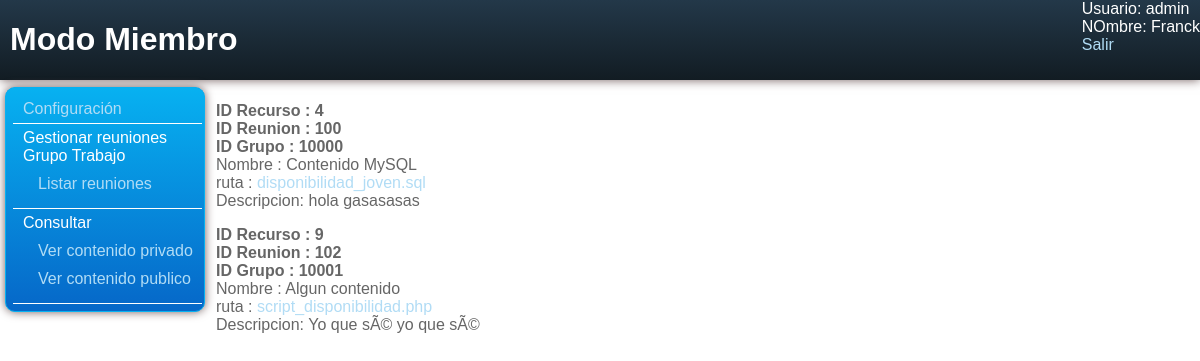
/miembro/consultar_contenidos_publico.php (signed in), run on the app's committed database.
### tables this page shows
CREATE TABLE IF NOT EXISTS `trecursos` (
  `idRecursos` int(10) NOT NULL AUTO_INCREMENT,
  `ruta` varchar(50) NOT NULL,
  `nombre` varchar(50) NOT NULL,
  `descripcion` varchar(500) NOT NULL,
  `esPublico` tinyint(1) NOT NULL DEFAULT '0',
  `idReuniones` int(10) NOT NULL,
  PRIMARY KEY (`idRecursos`)
);

CREATE TABLE IF NOT EXISTS `treuniones` (
  `idReuniones` int(10) NOT NULL AUTO_INCREMENT,
  `fecha` date NOT NULL,
  `descripcion` varchar(500) NOT NULL,
  `idGrupo` int(10) NOT NULL,
  PRIMARY KEY (`idReuniones`)
);

### web/misFuncionesMySQL.php (called while the page is built, shortened)
<?php
	function realizaConsultaCompleta($consulta){
		@$SERVIDOR_MYSQL = 'localhost';
		@$USUARIO_MYSQL  = 'usuario';
		@$PASS_MYSQL     = '148240';
		@$BBDD_MYSQL     = 'bd_abel';
		@$coneccion = mysql_connect($SERVIDOR_MYSQL,$USUARIO_MYSQL,$PASS_MYSQL);
		if ($coneccion) {
			if(mysql_select_db($BBDD_MYSQL,$coneccion)){
				$respuesta = mysql_query($consulta,$coneccion);
				return $respuesta;
			}
			else{
				echo 'La base de datos <b>'.$BBDD_MYSQL.'</b> No existe<br />';
			}
		}
		else{
			die('NO HA PODIDO CONECTARSE AL SERVIDOR MySQL '.mysql_error());
		}
		return FALSE;
	}
	function obtenerContenidosPublicos(){
		$consulta  = 'SELECT tRecursos.* ,tReuniones.idGrupo ';
		$consulta .= 'FROM  tReuniones, tRecursos ';
		$consulta .= 'WHERE tRecursos.esPublico    = 1 ';
		$consulta .= 'AND   tReuniones.idReuniones = tRecursos.idReuniones ';
		return realizaConsultaCompleta($consulta);
	}
?>

### web/miembro/consultar_contenidos_publico.php (the view, shortened to what this page needs)
<?php
	@$idUsuario  = $_SESSION['idUsuario'];
	@$nombre     = $_SESSION['nombre'];
?>
<?php include("menu_miembro.php"); ?>
<?php include("../misFuncionesMySQL.php");?>
<html>
	<head>
        <link rel="stylesheet" href="../css/estilos.css">
	</head>
	<body>
    	<div class="cabecera">
            <div class="diseño"><h1>Modo Miembro</h1></div>
            <div class="datos">
                Usuario: <?php echo $idUsuario; ?><br />
                NOmbre: <?php echo $nombre; ?><br />
                <a href="../salir.php">Salir</a>
        </div>
        </div>
        <div class="contenido">
            <div class="lateral">
                <div class="menu_cuadro"> <?php imprimirMenu(); ?></div>
            </div>
            <div class="medio">
                 <?php
					$listaContenidos = obtenerContenidosPublicos();
					while($fila = mysql_fetch_array($listaContenidos)){
						$ruta=split("/",$fila['ruta']);
					?>
						<p>
						<b>ID Recurso : <?php echo $fila['idRecursos']; ?> </b><br />
                        <b>ID Reunion : <?php echo $fila['idReuniones']; ?> </b><br />
                        <b>ID Grupo   : <?php echo $fila['idGrupo']; ?> </b><br />
                        Nombre     : <?php echo $fila['nombre']; ?> <br />
                        ruta : <a href="../archivos/<?php echo $fila['ruta']; ?>"><?php echo $ruta[2]; ?></a><br />
                        Descripcion: <?php echo $fila['descripcion']; ?> <br />
                        </p>
					<?php
					}
				?>
            </div>
        </div>
	</body>
</html>

### web/css/estilos.css (style rules this page uses)
body { font-family:Verdana, Tahoma, Arial, Helvetica, sans-serif; color:#666666; margin-bottom:0px; margin-top:0px; margin-left: 0px; margin-right: 0px; }
.cabecera { width:100%; height:80px; float:left; background-color: #121C23; background-image: -webkit-linear-gradient(#233849, #121C23); background-image: -moz-linear-gradient(top, #233849, #121C23); background-image: -o-linear-gradient(top, #233849, #121C23); -webkit-box-shadow: 0 0 10px #735f5f; -moz-box-shadow: 0 0 10px #735f5f; box-shadow: 0 0 10px #735f5f; color:#FFF; }
.datos { float:right; width:auto; height:100%; }
.diseño { padding-left:10px; height:100%; float:left; width:500px; }
.contenido { float:left; width:100%; }
.lateral { float:left; text-align:left; width:200px; height:100%; margin-top:5px; margin-left:5px; }
.menu_cuadro { width:auto; text-align:left; margin-left:auto; margin-right:auto; border: 1px solid #07B1F1; padding: 2px; margin-top:2px; background-color: #0667C8; background-image: -webkit-linear-gradient(#07B1F1, #0667C8); background-image: -moz-linear-gradient(top, #07B1F1, #0667C8); background-image: -o-linear-gradient(top, #07B1F1, #0667C8); -webkit-box-shadow: 0 0 10px #735f5f; -moz-box-shadow: 0 0 10px #735f5f; box-shadow: 0 0 10px #735f5f; -moz-border-radius: 10px; -webkit-border-radius: 10px; border-radius: 10px; color: #FFFFFF; }
a { text-decoration:none; color:#B1DCF5; }
a:link { text-decoration: none; color:#B1DCF5; }
.medio { position: absolute; margin-top:5px; top: 81px; right: 0; bottom: 0; left: 206px; height:100%; padding-left:10px; }

### data on the page
trecursos: idRecursos "4", idReuniones "100", idReuniones.idGrupo "10000", nombre "Contenido MySQL", ruta "disponibilidad_joven.sql", descripcion "hola gasasasas"
trecursos: idRecursos "9", idReuniones "102", idReuniones.idGrupo "10001", nombre "Algun contenido", ruta "script_disponibilidad.php", descripcion "Yo que sÃ© yo que sÃ©"

### other printed values
$idUsuario "admin"
$nombre "Franck"
